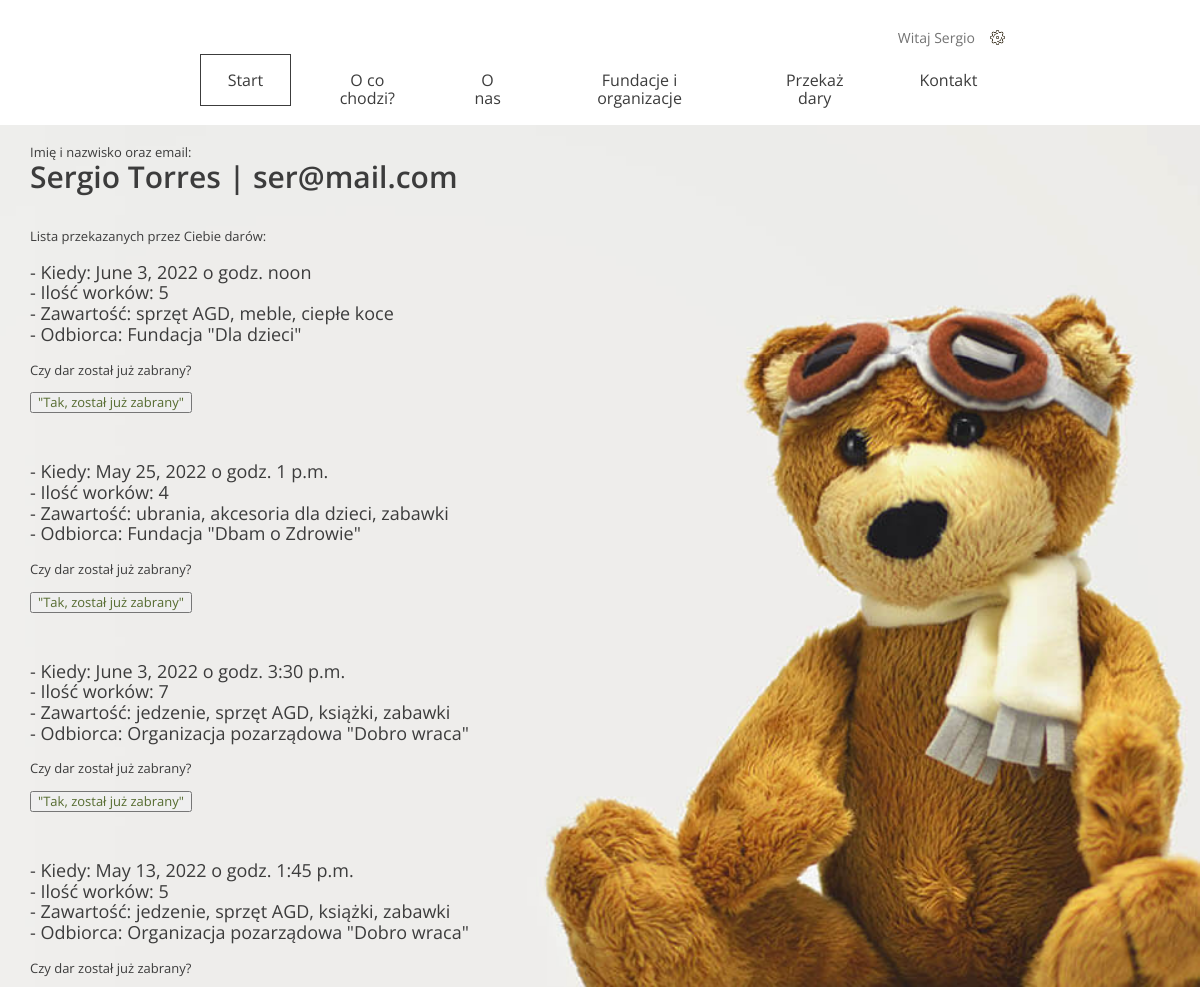
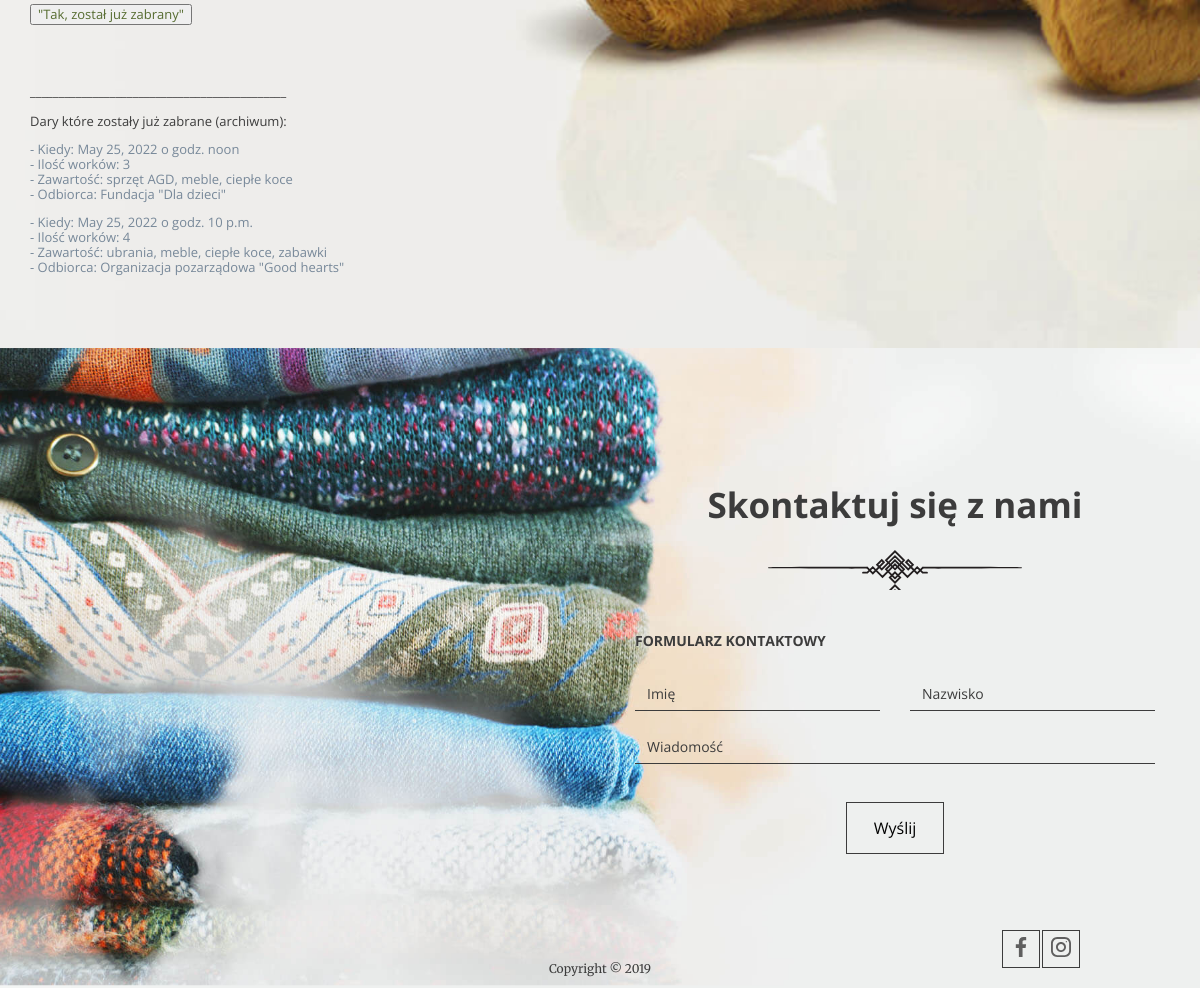
Screenshot of /giveAway/user/4/ (signed in) with the database file from the repository (2 pictures, top to bottom).
### accounts/models.py (models this page shows, shortened)
class Account(AbstractUser):
    username = None
    email = models.EmailField(_('email address'), unique=True)
    USERNAME_FIELD = 'email'
    REQUIRED_FIELDS = []
    objects = AccountManager()

class Donation(models.Model):
    quantity = models.IntegerField()
    categories = models.ManyToManyField('Category')
    institution = models.ForeignKey(Institution, on_delete=models.CASCADE)
    phone_number = models.IntegerField()
    address = models.CharField(max_length=64)
    city = models.CharField(max_length=20)
    zip_code = models.IntegerField()
    pick_up_date = models.DateField(auto_now=False)
    pick_up_time = models.TimeField(auto_now=False)
    pick_up_comment = models.TextField(blank=True)
    user = models.ForeignKey(Account, on_delete=models.CASCADE, null=True)
    is_taken = models.BooleanField(default=False)

class Institution(models.Model):
    TYPE_CHOICES = (
        ('1', "Fundacja"),
        ('2', "Organizacja pozarządowa"),
        ('3', "Zbiórka lokalna"),
    )
    name = models.CharField(max_length=32)
    description = models.TextField()
    type = models.CharField(
        max_length = 20,
        choices = TYPE_CHOICES,
        default = '1'
        )
    category = models.ManyToManyField(Category)
    def __str__(self):
        return self.name

class Category(models.Model):
    name = models.CharField(max_length=10)
    def __str__(self):
        return self.name

### giveAway/views.py (the view)
# urls.py: path('user/<int:donation_id>/', UserDetailView.as_view(), name='user-detail'),
class UserDetailView(View):
    def get(self, request, donation_id):
        user = request.user
        user_donations = Donation.objects.filter(user=user)
        donation_to_update = Donation.objects.get(pk=donation_id)
        donation_to_update.is_taken = True
        donation_to_update.save()
        return render(request, 'user.html', {
            'donation_to_update': donation_to_update,
            'user_donations': user_donations
        })

### templates/user.html (shortened to what this page needs)
{% extends 'base.html' %}
{% load static %}
{% block content %}
    <header>
        <nav class="container container--70">
            <ul class="nav--actions">
                <li class="logged-user">
                    Witaj {{ user.first_name }}
                </li>
            </ul>
            {% include 'nav_bar.html' %}
        </nav>
        <section class="form--steps">
            <div class="form--steps-container">
                <div style="font-size: small">
                    Imię i nazwisko oraz email:
                    <h3>{{ user.first_name }} {{ user.last_name }} | {{ user.email }}<br><br></h3>
                    Lista przekazanych przez Ciebie darów:
                    {% for donation in user_donations %}
                        {% if donation.is_taken == False %}
                            <p class="summary" style="font-size: large">
                                <label>  - Kiedy: {{ donation.pick_up_date }} o godz. {{ donation.pick_up_time }}</label>
                                <br><label>  - Ilość worków: {{ donation.quantity }}</label>
                                <br><label>  - Zawartość: {{ donation.institution.category.get_queryset|join:", " }}</label>
                                <br><label>  - Odbiorca: {{ donation.institution.get_type_display }} "{{ donation.institution }}"</label><br>
                            </p>
                            Czy dar został już zabrany?<br><br>
                            <form method="get" action="/giveAway/user/{{ donation.id }}/">
                                <button type="submit" style="color: darkolivegreen">"Tak, został już zabrany"</button>
                            </form><br><br>
                        {% endif %}
                    {% endfor %}
                    <br><br>_____________________________________________<br><br>
                    Dary które zostały już zabrane (archiwum):
                    {% for donation in user_donations %}
                        {% if donation.is_taken == True %}
                            <p  class="summary" style="color:lightslategray; font-size: small">
                                <label>- Kiedy: {{ donation.pick_up_date }} o godz. {{ donation.pick_up_time }}</label>
                                <br><label>- Ilość worków: {{ donation.quantity }}</label>
                                <br><label>- Zawartość: {{ donation.institution.category.get_queryset|join:", " }}</label>
                                <br><label>- Odbiorca: {{ donation.institution.get_type_display }} "{{ donation.institution }}"</label><br>
                            </p>
                        {% endif %}
                    {% endfor %}
                </div>
            </div>
        </section>
    </header>
{% endblock %}

### rows the page displays
Account: first_name "Sergio", last_name "Torres", email "ser@mail.com"
Donation: pick_up_date "June 3, 2022", pick_up_time "noon", quantity "5", institution.category.get_queryset "sprzęt AGD, meble, ciepłe koce", institution.type "Fundacja", institution "Dla dzieci"
Donation: pick_up_date "May 25, 2022", pick_up_time "1 p.m.", quantity "4", institution.category.get_queryset "ubrania, akcesoria dla dzieci, zabawki", institution.type "Fundacja", institution "Dbam o Zdrowie"
Donation: pick_up_date "June 3, 2022", pick_up_time "3:30 p.m.", quantity "7", institution.category.get_queryset "jedzenie, sprzęt AGD, książki, zabawki", institution.type "Organizacja pozarządowa", institution "Dobro wraca"
Donation: pick_up_date "May 13, 2022", pick_up_time "1:45 p.m.", quantity "5", institution.category.get_queryset "jedzenie, sprzęt AGD, książki, zabawki", institution.type "Organizacja pozarządowa", institution "Dobro wraca"
Donation: pick_up_date "May 25, 2022", pick_up_time "noon", quantity "3", institution.category.get_queryset "sprzęt AGD, meble, ciepłe koce", institution.type "Fundacja", institution "Dla dzieci"
Donation: pick_up_date "May 25, 2022", pick_up_time "10 p.m.", quantity "4", institution.category.get_queryset "ubrania, meble, ciepłe koce, zabawki", institution.type "Organizacja pozarządowa", institution "Good hearts"
